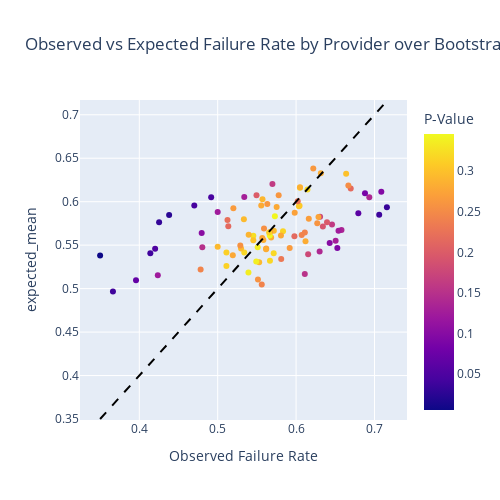

The notebook cell saved with this chart:
### Code cell
fig = px.scatter(
    boostrapped_null_agg, 
    x="observed_failure_rate", 
    y="expected_mean", 
    color="p_value", 
    title="Observed vs Expected Failure Rate by Provider"+"\n"+"over Bootstrapped Samples",
    labels={"observed_failure_rate": "Observed Failure Rate", "p_value": "P-Value"}
)

# Add identity line (y = x)
min_val = min(boostrapped_null_agg["observed_failure_rate"].min(), boostrapped_null_agg["expected_mean"].min())
max_val = max(boostrapped_null_agg["observed_failure_rate"].max(), boostrapped_null_agg["expected_mean"].max())
fig.add_shape(type="line", x0=min_val, y0=min_val, x1=max_val, y1=max_val, line=dict(color="black", dash="dash"))
fig.update_layout(height=500, width=500)
fig.show()
